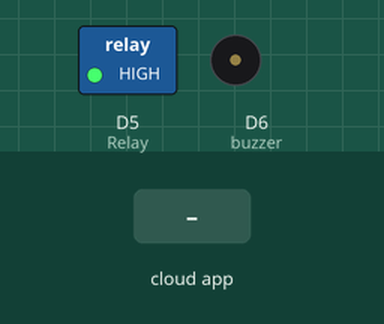
This sketch was run on a simulated ESP8266 (NodeMCU). Parts: switched loads named in the sketch (green lamp = pin HIGH), buzzer (waves = sounding, pin HIGH). Inputs (shaded band) come from the test bench. WiFi joins after 1.5 s; servers stay silent unless stated; the Firebase database answers and starts empty; what the sketch prints to the serial monitor is not drawn.

Above: at 3.2 s.
3.3 s: the phone or cloud app sets Detection to YES
At 4.7 s:
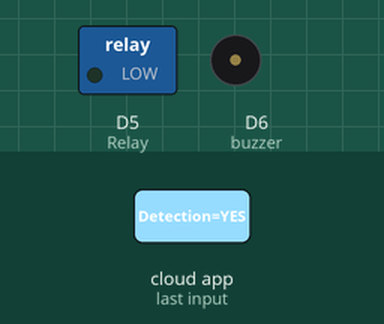
Timing chart, 0 to 45.4 s (numbered marks = the images above; inputs shaded):
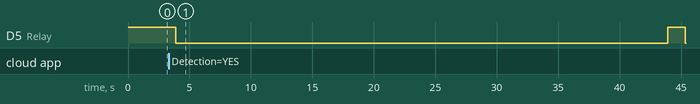

The sketch:

Node_MCU_code_Piezo.ino
```cpp
#define Relay D5
#define buzzer D6 // Assuming buzzer is connected to pin D6

#include <FirebaseESP8266.h>
#include <ESP8266WiFi.h>

#define WIFI_SSID "HF Electronotics 2.4Ghz"
#define WIFI_PASSWORD "HF@007219"
#define FIREBASE_HOST "piezo-project-default-rtdb.firebaseio.com"
#define FIREBASE_AUTH "8IAF9s6GhTjnGAZgZCOsfnyh1JEjVw9iigz2lvG1"

String tile1;
String tile2;
String tile3;

FirebaseData firebaseData;

void setup () {
  pinMode(Relay, OUTPUT);
  digitalWrite(Relay, HIGH); // Initially turn off relay
  pinMode(buzzer, OUTPUT);
  digitalWrite(buzzer, LOW); // Initially turn off buzzer

  Serial.begin(9600);  // Initialize serial connection for debugging
  WiFi.begin(WIFI_SSID, WIFI_PASSWORD);

  Serial.print("Connecting");
  while (WiFi.status() != WL_CONNECTED) {
    Serial.print(".");
    delay(500);
  }
  Serial.println();
  Serial.print("Connected with IP: ");
  Serial.println(WiFi.localIP());

  Firebase.begin(FIREBASE_HOST, FIREBASE_AUTH);
  delay(500);
}

void loop () {
  //--------------------------------------------Tile1----------------------------------------
  if (Firebase.getString(firebaseData, "/Room/Tile1/Detection")) {
    tile1 = firebaseData.stringData();
    Serial.println(tile1);
    if (tile1 == "YES") {
//      digitalWrite(Relay, LOW); // Turn on Relay
//      Serial.println("Relay ON Due to Tile One");
//         delay(5000);
    }
  }
  //----------------------------------------Tile2-------------------------------------------------
  if (Firebase.getString(firebaseData, "/Room/Tile2/Detection")) {
    tile2 = firebaseData.stringData();
    Serial.println(tile2);
    if (tile2 == "YES") {
//      digitalWrite(Relay, LOW); // Turn on Relay
//       Serial.println("Relay ON Due to Tile TWO");
//          delay(5000);
    }
  }
  //-----------------------------------------------------------------------------------------------
  if (Firebase.getString(firebaseData, "/Room/Tile3/Detection")) {
    tile3 = firebaseData.stringData();
    Serial.println(tile3);
    if (tile3 == "YES") {
//      digitalWrite(Relay, LOW); // Turn on Relay
//       Serial.println("Relay ON Due to Tile Three");
//       delay(5000);
    }
  }

  // If none of the tiles have value "Yes", turn off the relay
  if (tile1 == "YES" || tile2 == "YES" || tile3 == "YES") {
    digitalWrite(Relay, LOW); // Turn on Relay
       Serial.println("Relay ON Due to Tile Three");
       delay(40000);
        digitalWrite(Relay, HIGH);// Turn off Relay
  }

  delay(1000); // Delay to avoid excessive readings
}
```

Measured:
- after the input at 3.3 s, D5 (Relay): HIGH → LOW after 0.60 s, → HIGH 40.0 s later, → LOW 1.5 s later
